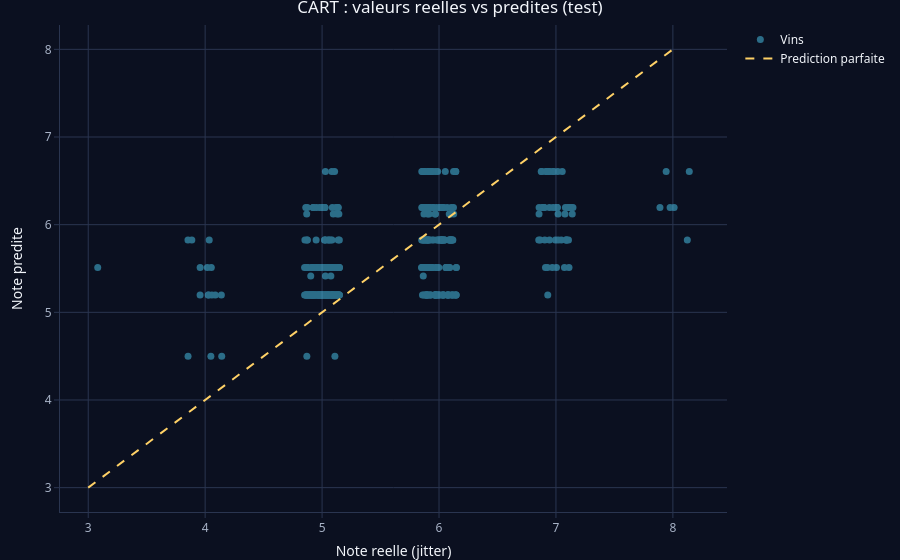

Notebook code cell kept with this figure:
### Markdown cell above
On lit la prediction **directement sur le diagramme** en suivant les tests depuis la racine : a chaque noeud,
on compare la valeur du vin au seuil et on part a gauche/droite jusqu'a une feuille dont la valeur est la note
predite. Le split de la racine etant sur `alcohol` (ici $11.5$), le chemin suit les variables affichees.

**2.d — Erreur de generalisation et comparaison vrai / predit.** En regression, on mesure le **RMSE** sur le test.

### Code cell
pred_arbre <- predict(arbre, Xte)
rmse_cart <- sqrt(mean((pred_arbre - yte)^2))
r2_cart <- 1 - sum((pred_arbre - yte)^2) / sum((yte - mean(yte))^2)
cat(sprintf("Arbre CART : RMSE = %.3f | R2 = %.3f\n", rmse_cart, r2_cart))

jit <- yte + runif(length(yte), -0.15, 0.15)
plot_ly() %>%
  add_trace(x = jit, y = pred_arbre, type = "scatter", mode = "markers",
            opacity = 0.5, name = "Vins",
            marker = list(color = pick_color(0), size = 7)) %>%
  add_trace(x = c(min(yte), max(yte)), y = c(min(yte), max(yte)),
            type = "scatter", mode = "lines", name = "Prediction parfaite",
            line = list(dash = "dash", color = pick_color(2))) %>%
  layout(title = "CART : valeurs reelles vs predites (test)",
         xaxis = list(title = "Note reelle (jitter)"), yaxis = list(title = "Note predite")) %>%
  apply_dark_theme()

### Figure 1 — Plotly figure (JSON) as saved in the notebook; plotly's stock layout.template omitted (floating-point values rounded to 4 significant figures; data arrays with more than 128 entries replaced by an {"elided": "..."} marker saying what was removed)
{"data": [{"error_x": {"color": "rgba(76,201,240,1)"}, "error_y": {"color": "rgba(76,201,240,1)"}, "line": {"color": "rgba(76,201,240,1)"}, "marker": {"color": "#4cc9f0", "line": {"color": "rgba(76,201,240,1)"}, "size": 7}, "mode": "markers", "name": "Vins", "opacity": 0.5, "type": "scatter", "x": {"elided": "399 float values"}, "xaxis": "x", "y": {"elided": "399 float values"}, "yaxis": "y"}, {"error_x": {"color": "rgba(255,107,107,1)"}, "error_y": {"color": "rgba(255,107,107,1)"}, "line": {"color": "#ffd166", "dash": "dash"}, "marker": {"color": "rgba(255,107,107,1)", "line": {"color": "rgba(255,107,107,1)"}}, "mode": "lines", "name": "Prediction parfaite", "type": "scatter", "x": [3, 8], "xaxis": "x", "y": [3, 8], "yaxis": "y"}], "layout": {"colorway": ["#4cc9f0", "#ff6b6b", "#ffd166", "#80ed99", "#c77dff", "#f4a261", "#90e0ef", "#e9c46a"], "font": {"color": "#f3f6fb", "family": "Segoe UI, Arial"}, "hoverlabel": {"bgcolor": "#121a2b", "font": {"color": "#f3f6fb"}}, "hovermode": "closest", "legend": {"bgcolor": "rgba(0,0,0,0)", "font": {"color": "#f3f6fb"}}, "margin": {"b": 40, "l": 60, "r": 10, "t": 25}, "paper_bgcolor": "#0b1020", "plot_bgcolor": "#0b1020", "showlegend": true, "title": "CART : valeurs reelles vs predites (test)", "xaxis": {"automargin": true, "domain": [0, 1], "gridcolor": "#2a3550", "linecolor": "#2a3550", "tickcolor": "#2a3550", "tickfont": {"color": "#a8b3c7"}, "title": "Note reelle (jitter)", "zerolinecolor": "#2a3550"}, "yaxis": {"automargin": true, "domain": [0, 1], "gridcolor": "#2a3550", "linecolor": "#2a3550", "tickcolor": "#2a3550", "tickfont": {"color": "#a8b3c7"}, "title": "Note predite", "zerolinecolor": "#2a3550"}}}
